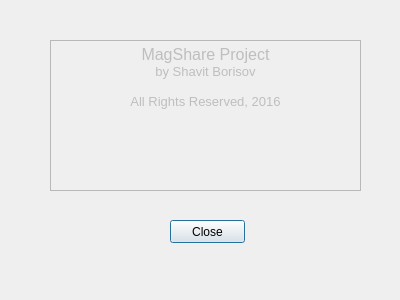
<?xml version="1.0" encoding="UTF-8"?>
<ui version="4.0">
 <class>AboutDialog</class>
 <widget class="QDialog" name="AboutDialog">
  <property name="windowModality">
   <enum>Qt::WindowModal</enum>
  </property>
  <property name="geometry">
   <rect>
    <x>0</x>
    <y>0</y>
    <width>400</width>
    <height>300</height>
   </rect>
  </property>
  <property name="windowTitle">
   <string>About Magshare</string>
  </property>
  <widget class="QPushButton" name="pushButton">
   <property name="geometry">
    <rect>
     <x>170</x>
     <y>220</y>
     <width>75</width>
     <height>23</height>
    </rect>
   </property>
   <property name="text">
    <string>Close</string>
   </property>
  </widget>
  <widget class="QTextEdit" name="textEdit">
   <property name="enabled">
    <bool>false</bool>
   </property>
   <property name="geometry">
    <rect>
     <x>50</x>
     <y>40</y>
     <width>311</width>
     <height>151</height>
    </rect>
   </property>
   <property name="html">
    <string>&lt;!DOCTYPE HTML PUBLIC &quot;-//W3C//DTD HTML 4.0//EN&quot; &quot;http://www.w3.org/TR/REC-html40/strict.dtd&quot;&gt;
&lt;html&gt;&lt;head&gt;&lt;meta name=&quot;qrichtext&quot; content=&quot;1&quot; /&gt;&lt;style type=&quot;text/css&quot;&gt;
p, li { white-space: pre-wrap; }
&lt;/style&gt;&lt;/head&gt;&lt;body style=&quot; font-family:'MS Shell Dlg 2'; font-size:8.25pt; font-weight:400; font-style:normal;&quot;&gt;
&lt;p align=&quot;center&quot; style=&quot; margin-top:0px; margin-bottom:0px; margin-left:0px; margin-right:0px; -qt-block-indent:0; text-indent:0px;&quot;&gt;&lt;span style=&quot; font-size:12pt;&quot;&gt;MagShare Project&lt;/span&gt;&lt;/p&gt;
&lt;p align=&quot;center&quot; style=&quot; margin-top:0px; margin-bottom:0px; margin-left:0px; margin-right:0px; -qt-block-indent:0; text-indent:0px;&quot;&gt;&lt;span style=&quot; font-size:10pt;&quot;&gt;by Shavit Borisov&lt;/span&gt;&lt;/p&gt;
&lt;p align=&quot;center&quot; style=&quot;-qt-paragraph-type:empty; margin-top:0px; margin-bottom:0px; margin-left:0px; margin-right:0px; -qt-block-indent:0; text-indent:0px; font-size:10pt;&quot;&gt;&lt;br /&gt;&lt;/p&gt;
&lt;p align=&quot;center&quot; style=&quot; margin-top:0px; margin-bottom:0px; margin-left:0px; margin-right:0px; -qt-block-indent:0; text-indent:0px;&quot;&gt;&lt;span style=&quot; font-size:10pt;&quot;&gt;All Rights Reserved, 2016&lt;/span&gt;&lt;/p&gt;
&lt;p align=&quot;center&quot; style=&quot;-qt-paragraph-type:empty; margin-top:0px; margin-bottom:0px; margin-left:0px; margin-right:0px; -qt-block-indent:0; text-indent:0px; font-size:10pt;&quot;&gt;&lt;br /&gt;&lt;/p&gt;&lt;/body&gt;&lt;/html&gt;</string>
   </property>
  </widget>
 </widget>
 <resources/>
 <connections>
  <connection>
   <sender>pushButton</sender>
   <signal>clicked()</signal>
   <receiver>AboutDialog</receiver>
   <slot>accept()</slot>
   <hints>
    <hint type="sourcelabel">
     <x>212</x>
     <y>232</y>
    </hint>
    <hint type="destinationlabel">
     <x>282</x>
     <y>265</y>
    </hint>
   </hints>
  </connection>
 </connections>
</ui>
